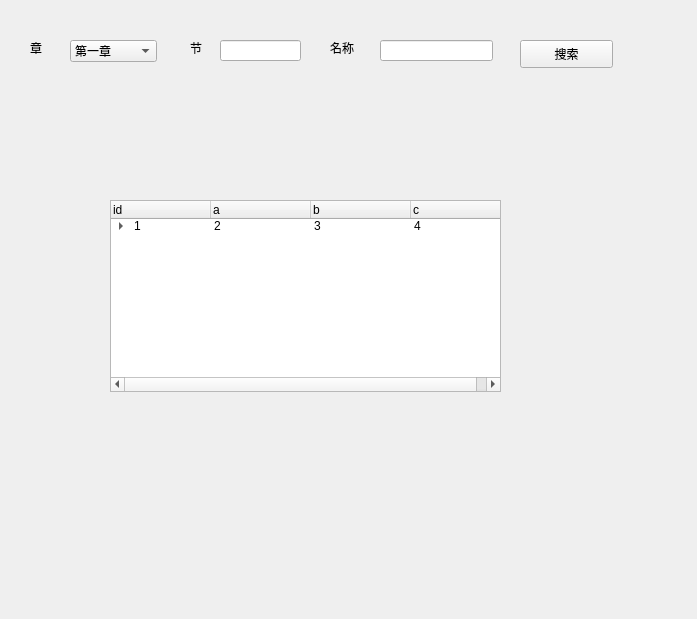
<?xml version="1.0" encoding="UTF-8"?>
<ui version="4.0">
 <class>Form</class>
 <widget class="QWidget" name="Form">
  <property name="geometry">
   <rect>
    <x>0</x>
    <y>0</y>
    <width>697</width>
    <height>619</height>
   </rect>
  </property>
  <property name="windowTitle">
   <string>Form</string>
  </property>
  <widget class="QLabel" name="label">
   <property name="geometry">
    <rect>
     <x>30</x>
     <y>40</y>
     <width>31</width>
     <height>16</height>
    </rect>
   </property>
   <property name="text">
    <string>章</string>
   </property>
  </widget>
  <widget class="QLineEdit" name="lineEdit">
   <property name="geometry">
    <rect>
     <x>220</x>
     <y>40</y>
     <width>81</width>
     <height>21</height>
    </rect>
   </property>
  </widget>
  <widget class="QComboBox" name="comboBox">
   <property name="geometry">
    <rect>
     <x>70</x>
     <y>40</y>
     <width>87</width>
     <height>22</height>
    </rect>
   </property>
   <item>
    <property name="text">
     <string>第一章</string>
    </property>
   </item>
   <item>
    <property name="text">
     <string>第二章</string>
    </property>
   </item>
  </widget>
  <widget class="QLabel" name="label_2">
   <property name="geometry">
    <rect>
     <x>190</x>
     <y>40</y>
     <width>72</width>
     <height>15</height>
    </rect>
   </property>
   <property name="text">
    <string>节</string>
   </property>
  </widget>
  <widget class="QLabel" name="label_3">
   <property name="geometry">
    <rect>
     <x>330</x>
     <y>40</y>
     <width>72</width>
     <height>15</height>
    </rect>
   </property>
   <property name="text">
    <string>名称</string>
   </property>
  </widget>
  <widget class="QLineEdit" name="lineEdit_2">
   <property name="geometry">
    <rect>
     <x>380</x>
     <y>40</y>
     <width>113</width>
     <height>21</height>
    </rect>
   </property>
  </widget>
  <widget class="QPushButton" name="pushButton">
   <property name="geometry">
    <rect>
     <x>520</x>
     <y>40</y>
     <width>93</width>
     <height>28</height>
    </rect>
   </property>
   <property name="text">
    <string>搜索</string>
   </property>
  </widget>
  <widget class="QTreeWidget" name="treeWidget">
   <property name="geometry">
    <rect>
     <x>110</x>
     <y>200</y>
     <width>391</width>
     <height>192</height>
    </rect>
   </property>
   <column>
    <property name="text">
     <string>id</string>
    </property>
   </column>
   <column>
    <property name="text">
     <string>a</string>
    </property>
   </column>
   <column>
    <property name="text">
     <string>b</string>
    </property>
   </column>
   <column>
    <property name="text">
     <string>c</string>
    </property>
   </column>
   <item>
    <property name="text">
     <string>1</string>
    </property>
    <property name="text">
     <string>2</string>
    </property>
    <property name="text">
     <string>3</string>
    </property>
    <property name="text">
     <string>4</string>
    </property>
    <item>
     <property name="text">
      <string>4</string>
     </property>
     <property name="text">
      <string>5</string>
     </property>
     <property name="text">
      <string>6</string>
     </property>
     <property name="text">
      <string>7</string>
     </property>
    </item>
   </item>
  </widget>
 </widget>
 <resources/>
 <connections/>
</ui>
